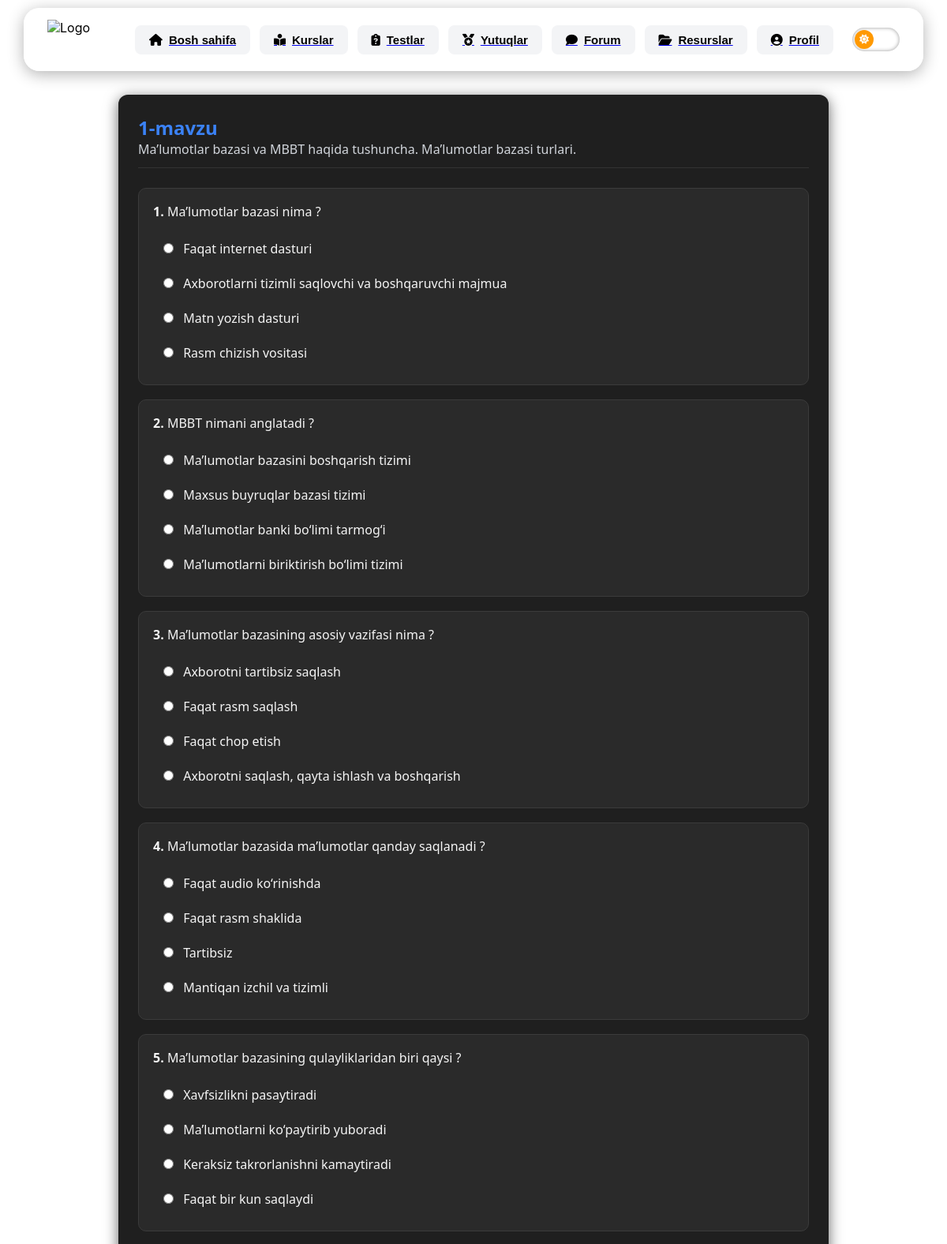
Page /student/start_test/7 (signed in, upper part) on the committed database.
### tables this page shows
CREATE TABLE tests(
    id INTEGER PRIMARY KEY AUTOINCREMENT,
    name TEXT NOT NULL,
    title TEXT,
    time INTEGER NOT NULL,
    min_score INTEGER NOT NULL,
    openness TEXT DEFAULT 'open'
);

CREATE TABLE questions(
    id INTEGER PRIMARY KEY AUTOINCREMENT,
    text TEXT NOT NULL,
    test_id INTEGER NOT NULL,
    FOREIGN KEY(test_id)
        REFERENCES tests(id)
        ON DELETE CASCADE
);

CREATE TABLE answers(
    id INTEGER PRIMARY KEY AUTOINCREMENT,
    text TEXT NOT NULL,
    question_id INTEGER NOT NULL,
    is_correct INTEGER DEFAULT 0,
    FOREIGN KEY(question_id)
        REFERENCES questions(id)
        ON DELETE CASCADE
);

### routes/student.py (the view, shortened to what this page needs)
@bp.route("/start_test/<int:test_id>", methods=["GET","POST"])
def start_test(test_id):
    user_id = session.get("user_id")
    if not user_id:
        return redirect("/login")
    db = get_db()
    cur = db.cursor()
    test = cur.execute(
        "SELECT * FROM tests WHERE id=?",
        (test_id,)
    ).fetchone()
    questions = cur.execute(
        "SELECT * FROM questions WHERE test_id=?",
        (test_id,)
    ).fetchall()
    answers = {}
    for q in questions:
        ans = cur.execute(
            "SELECT * FROM answers WHERE question_id=?",
            (q["id"],)
        ).fetchall()
        ans = list(ans)
        random.shuffle(ans)
        answers[q["id"]] = ans
    return render_template(
        "student/start_test.html",
        test=test,
        questions=questions,
        answers=answers
    )

### routes/student.py (called while the page is built)
@bp.before_request
def require_login():
    open_routes = [
        "student.student_dashboard",
        "student.student_courses"
    ]
    if request.endpoint in open_routes:
        return
    if "user_id" not in session:
        return redirect(url_for('auth.login', next=request.path))

def get_db():
    conn = sqlite3.connect("database.db")
    conn.row_factory = sqlite3.Row
    return conn

### templates/student/start_test.html (shortened to what this page needs)
{% extends "base.html" %}
{% block content %}
<div class="test-container">
<div class="test-header">
<h2>{{ test['name'] }}</h2>
<p>{{ test['title'] }}</p>
</div>
<form method="post">
{% for q in questions %}
<div class="question-card">
<p class="question-title">
<b>{{ loop.index }}.</b> {{ q['text'] }}
</p>
{% for a in answers[q['id']] %}
<label class="answer">
<input
type="radio"
name="{{ q['id'] }}"
value="{{ a['id'] }}"
required
>
<span>{{ a['text'] }}</span>
</label>
{% endfor %}
</div>
{% endfor %}
</form>
</div>
{% endblock %}

### static/css/base.css (style rules this page uses)
* { margin: 0; padding: 0; box-sizing: border-box; }
body { font-family: -apple-system, BlinkMacSystemFont, "Segoe UI", Roboto, sans-serif; background-color: #f4f6fb; background: linear-gradient(90deg, #6695fb, #5d2efa); color: #333; }
:root { --bg-color: #ffffff; --text-color: #111827; --card-bg: #f3f4f6; --nav-bg: rgba(255,255,255,0.8); }

### templates/base.html (style rules this page uses)
:root { --bg-color: #ffffff; --text-color: #000000; --card-bg: #f3f4f6; --nav-bg: rgba(255,255,255,0.8); }
body { margin: 0; font-family: 'Inter', sans-serif; background: linear-gradient(135deg, #0f111a 0%, #1c1f2a 100%); color: #e5e7eb; min-height: 100vh; }
body { background: var(--bg-color); }
body { background: var(--bg-color); color: var(--text-color); }
* { transition: all 0.3s ease; }

### templates/student/start_test.html (style rules this page uses)
.test-container { max-width:900px; margin:auto; background:#1f1f1f; padding:25px; border-radius:12px; box-shadow:0 4px 18px rgba(0,0,0,0.6); font-family:'Segoe UI', Tahoma, Geneva, Verdana, sans-serif; color:#f5f5f5; }
.test-header { margin-bottom:25px; border-bottom:1px solid #333; padding-bottom:12px; }
.test-header h2 { margin:0; color:#3b82f6; }
.test-header p { color:#d1d5db; }
.question-card { background:#2a2a2a; padding:18px; border-radius:10px; margin-bottom:18px; border:1px solid #3b3b3b; transition:0.2s; }
.question-title { font-size:16px; margin-bottom:14px; font-weight:500; color:#f5f5f5; }
.answer { display:block; padding:10px 12px; border-radius:6px; cursor:pointer; transition:0.2s; border:1px solid transparent; color:#f5f5f5; }
.answer input { margin-right:8px; }

### rows in the picture
tests: name "1-mavzu", title "Ma’lumotlar bazasi va MBBT haqida tushuncha. Ma’lumotlar bazasi turlari."
questions: text "Ma’lumotlar bazasi nima ?"
answers: text "Faqat internet dasturi"
answers: text "Axborotlarni tizimli saqlovchi va boshqaruvchi majmua"
answers: text "Matn yozish dasturi"
answers: text "Rasm chizish vositasi"
questions: text "MBBT nimani anglatadi ?"
answers: text "Ma’lumotlar bazasini boshqarish tizimi"
answers: text "Maxsus buyruqlar bazasi tizimi"
answers: text "Ma’lumotlar banki bo‘limi tarmog‘i"
answers: text "Ma’lumotlarni biriktirish bo‘limi tizimi"
questions: text "Ma’lumotlar bazasining asosiy vazifasi nima ?"
answers: text "Axborotni tartibsiz saqlash"
answers: text "Faqat rasm saqlash"
answers: text "Faqat chop etish"
answers: text "Axborotni saqlash, qayta ishlash va boshqarish"
questions: text "Ma’lumotlar bazasida ma’lumotlar qanday saqlanadi ?"
answers: text "Faqat audio ko‘rinishda"
answers: text "Faqat rasm shaklida"
answers: text "Tartibsiz"
answers: text "Mantiqan izchil va tizimli"
questions: text "Ma’lumotlar bazasining qulayliklaridan biri qaysi ?"
answers: text "Xavfsizlikni pasaytiradi"
answers: text "Ma’lumotlarni ko‘paytirib yuboradi"
answers: text "Keraksiz takrorlanishni kamaytiradi"
answers: text "Faqat bir kun saqlaydi"
